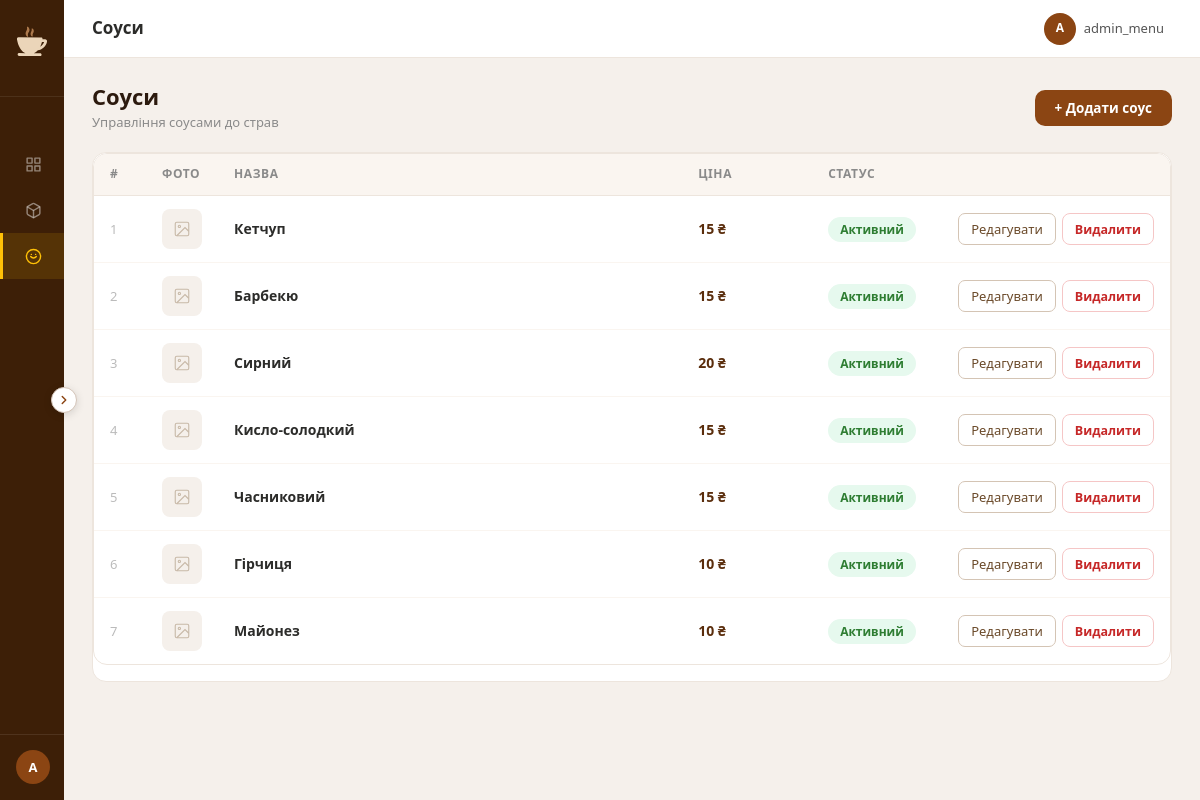
Screenshot of /admin/admin_sauces.php (signed in) with the database file from the repository.
### tables this page shows
CREATE TABLE `sauces` (
  `id` int(11) NOT NULL AUTO_INCREMENT,
  `name` varchar(100) NOT NULL,
  `price` decimal(10,2) DEFAULT 0.00,
  `emoji` varchar(10) DEFAULT '?',
  `active` tinyint(1) DEFAULT 1,
  `sort_order` int(11) DEFAULT 0,
  `created_at` timestamp NOT NULL DEFAULT current_timestamp(),
  `image` varchar(255) NOT NULL DEFAULT '',
  PRIMARY KEY (`id`)
);

### admin/includes/perm.php (called while the page is built, shortened)
<?php
function is_super(): bool {
    return ($_SESSION['admin_role'] ?? '') === 'super';
}
function has_perm(string $perm): bool {
    return in_array($perm, $_SESSION['admin_perms'] ?? [], true);
}

### admin/admin_sauces.php (the view, shortened to what this page needs)
<?php
require_once __DIR__ . '/../db/db.php';
$pageTitle  = 'Соуси';
$activePage = 'sauces';
$sauces = [];
$res = $conn->query("SELECT id, name, price, image, active, sort_order FROM sauces ORDER BY sort_order, id");
if ($res) while ($row = $res->fetch_assoc()) $sauces[] = $row;
require_once __DIR__ . '/includes/layout_top.php';
?>
<div class="admin-page-header">
  <div>
    <div class="aph-title">Соуси</div>
    <div class="aph-sub">Управління соусами до страв</div>
  </div>
  <button class="btn-primary" id="btnAddSauce" onclick="openAddForm()">+ Додати соус</button>
</div>
<div class="admin-card" style="overflow:hidden">
  <?php if (empty($sauces)): ?>
    <div style="padding:48px;text-align:center;color:#bbb;font-size:14px">Соусів ще немає. Додайте перший!</div>
  <?php else: ?>
  <div class="table-wrap">
    <table class="admin-table" id="saucesTable">
      <thead>
        <tr>
          <th style="width:52px">#</th>
          <th style="width:60px">Фото</th>
          <th>Назва</th>
          <th style="width:130px">Ціна</th>
          <th style="width:130px">Статус</th>
          <th style="width:180px"></th>
        </tr>
      </thead>
      <tbody id="saucesBody">
        <?php foreach ($sauces as $i => $s): ?>
        <tr data-id="<?= $s['id'] ?>">
          <td style="color:#bbb;font-size:13px"><?= $i + 1 ?></td>
          <td>
            <?php if (!empty($s['image']) && !str_contains($s['image'], 'default.jpg') && file_exists(__DIR__ . '/../' . $s['image'])): ?>
              <img src="../<?= htmlspecialchars($s['image']) ?>" style="width:40px;height:40px;border-radius:8px;object-fit:cover;display:block">
            <?php else: ?>
              <div style="width:40px;height:40px;border-radius:8px;background:#f5f0eb;display:flex;align-items:center;justify-content:center">
                <svg width="18" height="18" viewBox="0 0 24 24" fill="none" stroke="#c8b9a8" stroke-width="1.5"><rect x="3" y="3" width="18" height="18" rx="2"/><circle cx="8.5" cy="8.5" r="1.5"/><polyline points="21 15 16 10 5 21"/></svg>
              </div>
            <?php endif; ?>
          </td>
          <td style="font-weight:600;color:#2c2c2a"><?= htmlspecialchars($s['name']) ?></td>
          <td><strong style="color:#5a2d0c"><?= number_format((float)$s['price'], 0) ?> ₴</strong></td>
          <td>
            <button class="sauce-toggle <?= $s['active'] ? 'sauce-toggle--on' : 'sauce-toggle--off' ?>"
                    data-id="<?= $s['id'] ?>" data-active="<?= $s['active'] ?>"
                    onclick="toggleSauce(this)">
              <?= $s['active'] ? 'Активний' : 'Вимкнено' ?>
            </button>
          </td>
          <td>
            <div style="display:flex;gap:6px">
              <button class="btn-ghost btn-sm"
                      onclick='openEditForm(<?= $s["id"] ?>, <?= htmlspecialchars(json_encode($s), ENT_QUOTES) ?>)'>
                Редагувати
              </button>
              <button class="sauce-del-btn btn-sm"
                      onclick="deleteSauce(<?= $s['id'] ?>, this)">
                Видалити
              </button>
            </div>
          </td>
        </tr>
        <?php endforeach; ?>
      </tbody>
    </table>
  </div>
  <?php endif; ?>
</div>
<?php require_once __DIR__ . '/includes/layout_bottom.php'; ?>

### admin/includes/layout_top.php (shortened to what this page needs)
<?php
$adminUsername = $_SESSION['admin'] ?? 'Admin';
$adminInitial  = strtoupper(substr($adminUsername, 0, 1));
?>
<!DOCTYPE html>
<html lang="uk">
<head>
  <link rel="stylesheet" href="../static/css/admin.css">
  <link rel="stylesheet" href="https://cdn.jsdelivr.net/npm/flatpickr/dist/flatpickr.min.css">
  <link rel="stylesheet" href="https://cdn.jsdelivr.net/npm/cropperjs@1.6.2/dist/cropper.min.css">
</head>
<body>
<div class="admin-wrapper">
  <aside class="admin-sidebar" id="adminSidebar">
    <button class="sidebar-collapser" id="sidebarToggle" title="Згорнути/розгорнути">
      <svg width="14" height="14" viewBox="0 0 24 24" fill="none" stroke="currentColor" stroke-width="2.5" stroke-linecap="round" stroke-linejoin="round">
        <polyline points="15 18 9 12 15 6"/>
      </svg>
    </button>
  <div class="sidebar-inner">
    <div class="sidebar-brand">
      <img src="../static/images/main/logo-cup.svg" alt="Coffee Time" class="sidebar-logo">
    </div>
    <nav class="sidebar-nav">
      <a href="dashboard.php" class="sidebar-link <?= ($activePage ?? '') === 'dashboard' ? 'active' : '' ?>" data-tooltip="Головна">
        <svg width="17" height="17" viewBox="0 0 24 24" fill="none" stroke="currentColor" stroke-width="2" stroke-linecap="round" stroke-linejoin="round">
          <rect x="3" y="3" width="7" height="7"/><rect x="14" y="3" width="7" height="7"/>
          <rect x="14" y="14" width="7" height="7"/><rect x="3" y="14" width="7" height="7"/>
        </svg>
      </a>
      <?php if (has_perm('products')): ?>
      <a href="manage_items.php" class="sidebar-link <?= ($activePage ?? '') === 'products' ? 'active' : '' ?>" data-tooltip="Товари">
      </a>
      <a href="admin_sauces.php" class="sidebar-link <?= ($activePage ?? '') === 'sauces' ? 'active' : '' ?>" data-tooltip="Соуси">
      </a>
      <?php endif; ?>
    </nav>
    <div class="sidebar-bottom">
      <div class="sidebar-avatar" id="sidebarAvatar"><?= htmlspecialchars($adminInitial) ?></div>
    </div>
  </div>
  </aside>
  <div class="admin-main">
    <header class="admin-topbar">
      <div style="display:flex;align-items:center;gap:8px">
        <div class="topbar-title"><?= htmlspecialchars($pageTitle ?? '') ?></div>
      </div>
      <div class="topbar-right">
        <div class="topbar-admin">
          <div class="topbar-admin-avatar"><?= htmlspecialchars($adminInitial) ?></div>
          <span class="topbar-admin-name"><?= htmlspecialchars($adminUsername) ?></span>
        </div>
      </div>
    </header>
    <main class="admin-content">

### admin/includes/layout_bottom.php (shortened to what this page needs)
    </main>
  </div>
</div>
</body>
</html>

### admin/admin_sauces.php (style rules this page uses)
.sauce-toggle { display: inline-flex; align-items: center; padding: 4px 12px; border-radius: 20px; border: none; font-size: 12px; font-weight: 600; cursor: pointer; transition: .15s; }
.sauce-toggle--on { background: #e6f9ee; color: #2e7d32; }
.sauce-del-btn { padding: 5px 12px; border-radius: 8px; background: none; border: 1.5px solid #f5c6c6; color: #c62828; font-size: 12.5px; font-weight: 600; cursor: pointer; transition: background .15s, border-color .15s; }
.btn-primary { padding: 9px 20px; background: #8B4513; color: #fff; border: none; border-radius: 10px; font-size: 13.5px; font-weight: 600; cursor: pointer; transition: background .15s; font-family: inherit; }

### rows the page displays
sauces: name "Кетчуп", price "15", active "Активний"
sauces: name "Барбекю", price "15", active "Активний"
sauces: name "Сирний", price "20", active "Активний"
sauces: name "Кисло-солодкий", price "15", active "Активний"
sauces: name "Часниковий", price "15", active "Активний"
sauces: name "Гірчиця", price "10", active "Активний"
sauces: name "Майонез", price "10", active "Активний"

### other values shown
$adminInitial "A"
$pageTitle "Соуси"
$adminUsername "admin_menu"
